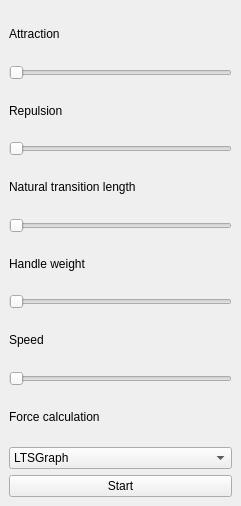
<?xml version="1.0" encoding="UTF-8"?>
<ui version="4.0">
 <class>DockWidgetLayout</class>
 <widget class="QDockWidget" name="DockWidgetLayout">
  <property name="geometry">
   <rect>
    <x>0</x>
    <y>0</y>
    <width>241</width>
    <height>506</height>
   </rect>
  </property>
  <property name="font">
   <font>
    <weight>75</weight>
    <bold>true</bold>
   </font>
  </property>
  <property name="windowTitle">
   <string>Automatic layout</string>
  </property>
  <widget class="QWidget" name="dockWidgetContents">
   <property name="font">
    <font>
     <weight>50</weight>
     <bold>false</bold>
    </font>
   </property>
   <layout class="QVBoxLayout" name="verticalLayout">
    <item>
     <widget class="QLabel" name="lblAttraction">
      <property name="text">
       <string>Attraction</string>
      </property>
     </widget>
    </item>
    <item>
     <widget class="QSlider" name="sldAttraction">
      <property name="sizePolicy">
       <sizepolicy hsizetype="Expanding" vsizetype="Fixed">
        <horstretch>0</horstretch>
        <verstretch>0</verstretch>
       </sizepolicy>
      </property>
      <property name="orientation">
       <enum>Qt::Horizontal</enum>
      </property>
     </widget>
    </item>
    <item>
     <widget class="QLabel" name="lblRepulsion">
      <property name="text">
       <string>Repulsion</string>
      </property>
     </widget>
    </item>
    <item>
     <widget class="QSlider" name="sldRepulsion">
      <property name="orientation">
       <enum>Qt::Horizontal</enum>
      </property>
     </widget>
    </item>
    <item>
     <widget class="QLabel" name="lblNatLength">
      <property name="text">
       <string>Natural transition length</string>
      </property>
     </widget>
    </item>
    <item>
     <widget class="QSlider" name="sldNatLength">
      <property name="minimum">
       <number>1</number>
      </property>
      <property name="maximum">
       <number>100</number>
      </property>
      <property name="orientation">
       <enum>Qt::Horizontal</enum>
      </property>
     </widget>
    </item>
    <item>
     <widget class="QLabel" name="lblHandleWeight">
      <property name="text">
       <string>Handle weight</string>
      </property>
     </widget>
    </item>
    <item>
     <widget class="QSlider" name="sldHandleWeight">
      <property name="orientation">
       <enum>Qt::Horizontal</enum>
      </property>
     </widget>
    </item>
    <item>
     <widget class="QLabel" name="lblSpeed">
      <property name="text">
       <string>Speed</string>
      </property>
     </widget>
    </item>
    <item>
     <widget class="QSlider" name="sldSpeed">
      <property name="orientation">
       <enum>Qt::Horizontal</enum>
      </property>
     </widget>
    </item>
    <item>
     <widget class="QLabel" name="lblForceCalculation">
      <property name="text">
       <string>Force calculation</string>
      </property>
     </widget>
    </item>
    <item>
     <widget class="QComboBox" name="cmbForceCalculation">
      <property name="currentIndex">
       <number>0</number>
      </property>
      <item>
       <property name="text">
        <string>LTSGraph</string>
       </property>
      </item>
      <item>
       <property name="text">
        <string>Linear spring forces</string>
       </property>
      </item>
     </widget>
    </item>
    <item>
     <widget class="QPushButton" name="btnStartStop">
      <property name="text">
       <string>Start</string>
      </property>
     </widget>
    </item>
   </layout>
  </widget>
 </widget>
 <resources/>
 <connections>
  <connection>
   <sender>sldAttraction</sender>
   <signal>valueChanged(int)</signal>
   <receiver>DockWidgetLayout</receiver>
   <slot>onAttractionChanged(int)</slot>
   <hints>
    <hint type="sourcelabel">
     <x>120</x>
     <y>74</y>
    </hint>
    <hint type="destinationlabel">
     <x>120</x>
     <y>216</y>
    </hint>
   </hints>
  </connection>
  <connection>
   <sender>sldHandleWeight</sender>
   <signal>valueChanged(int)</signal>
   <receiver>DockWidgetLayout</receiver>
   <slot>onHandleWeightChanged(int)</slot>
   <hints>
    <hint type="sourcelabel">
     <x>120</x>
     <y>257</y>
    </hint>
    <hint type="destinationlabel">
     <x>120</x>
     <y>216</y>
    </hint>
   </hints>
  </connection>
  <connection>
   <sender>sldNatLength</sender>
   <signal>valueChanged(int)</signal>
   <receiver>DockWidgetLayout</receiver>
   <slot>onNatLengthChanged(int)</slot>
   <hints>
    <hint type="sourcelabel">
     <x>120</x>
     <y>196</y>
    </hint>
    <hint type="destinationlabel">
     <x>120</x>
     <y>216</y>
    </hint>
   </hints>
  </connection>
  <connection>
   <sender>sldRepulsion</sender>
   <signal>valueChanged(int)</signal>
   <receiver>DockWidgetLayout</receiver>
   <slot>onRepulsionChanged(int)</slot>
   <hints>
    <hint type="sourcelabel">
     <x>120</x>
     <y>135</y>
    </hint>
    <hint type="destinationlabel">
     <x>120</x>
     <y>216</y>
    </hint>
   </hints>
  </connection>
  <connection>
   <sender>sldSpeed</sender>
   <signal>valueChanged(int)</signal>
   <receiver>DockWidgetLayout</receiver>
   <slot>onSpeedChanged(int)</slot>
   <hints>
    <hint type="sourcelabel">
     <x>120</x>
     <y>318</y>
    </hint>
    <hint type="destinationlabel">
     <x>120</x>
     <y>216</y>
    </hint>
   </hints>
  </connection>
  <connection>
   <sender>cmbForceCalculation</sender>
   <signal>currentIndexChanged(int)</signal>
   <receiver>DockWidgetLayout</receiver>
   <slot>onForceCalculationChanged(int)</slot>
   <hints>
    <hint type="sourcelabel">
     <x>120</x>
     <y>378</y>
    </hint>
    <hint type="destinationlabel">
     <x>120</x>
     <y>216</y>
    </hint>
   </hints>
  </connection>
  <connection>
   <sender>btnStartStop</sender>
   <signal>clicked()</signal>
   <receiver>DockWidgetLayout</receiver>
   <slot>onStartStop()</slot>
   <hints>
    <hint type="sourcelabel">
     <x>120</x>
     <y>483</y>
    </hint>
    <hint type="destinationlabel">
     <x>120</x>
     <y>252</y>
    </hint>
   </hints>
  </connection>
 </connections>
 <slots>
  <slot>onAttractionChanged(int)</slot>
  <slot>onRepulsionChanged(int)</slot>
  <slot>onNatLengthChanged(int)</slot>
  <slot>onHandleWeightChanged(int)</slot>
  <slot>onSpeedChanged(int)</slot>
  <slot>onForceCalculationChanged(int)</slot>
  <slot>onStartStop()</slot>
 </slots>
</ui>
